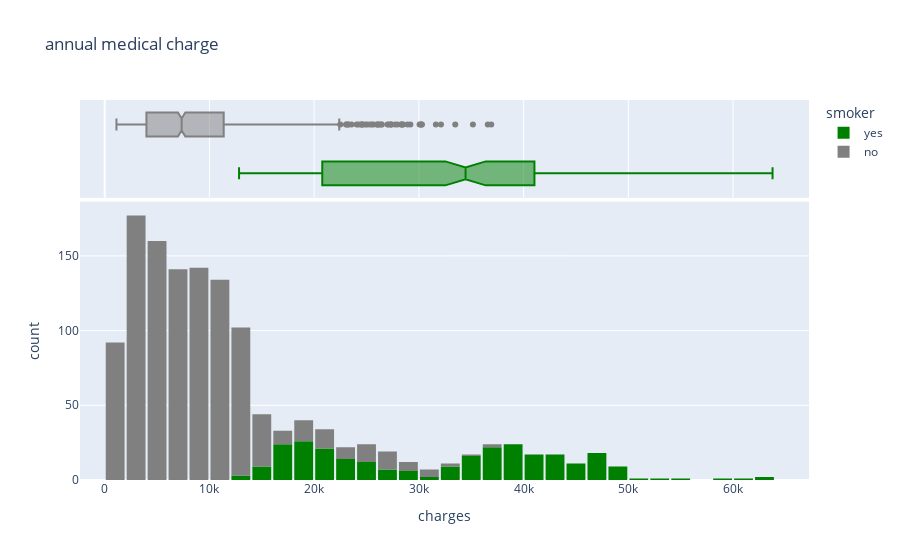

Source (notebook cell):
### Code cell
fig = px.histogram(medical_df,
                   x = 'charges',
                   marginal= 'box',
                   color='smoker',
                   color_discrete_sequence=['green', 'grey'],
                   title= 'annual medical charge' )
fig.update_layout(bargap=0.1)
fig.show()

### Figure 1 — Plotly figure (JSON) as saved in the notebook; plotly's stock layout.template omitted (floating-point values rounded to 4 significant figures; data arrays with more than 128 entries replaced by an {"elided": "..."} marker saying what was removed)
{"data": [{"bingroup": "x", "hovertemplate": "smoker=yes<br>charges=%{x}<br>count=%{y}<extra></extra>", "legendgroup": "yes", "marker": {"color": "green", "pattern": {"shape": ""}}, "name": "yes", "orientation": "v", "showlegend": true, "type": "histogram", "x": {"elided": "274 float values"}, "xaxis": "x", "yaxis": "y"}, {"hovertemplate": "smoker=yes<br>charges=%{x}<extra></extra>", "legendgroup": "yes", "marker": {"color": "green"}, "name": "yes", "notched": true, "showlegend": false, "type": "box", "x": {"elided": "274 float values"}, "xaxis": "x2", "yaxis": "y2"}, {"bingroup": "x", "hovertemplate": "smoker=no<br>charges=%{x}<br>count=%{y}<extra></extra>", "legendgroup": "no", "marker": {"color": "grey", "pattern": {"shape": ""}}, "name": "no", "orientation": "v", "showlegend": true, "type": "histogram", "x": {"elided": "1064 float values"}, "xaxis": "x", "yaxis": "y"}, {"hovertemplate": "smoker=no<br>charges=%{x}<extra></extra>", "legendgroup": "no", "marker": {"color": "grey"}, "name": "no", "notched": true, "showlegend": false, "type": "box", "x": {"elided": "1064 float values"}, "xaxis": "x2", "yaxis": "y2"}], "layout": {"bargap": 0.1, "barmode": "relative", "legend": {"title": {"text": "smoker"}, "tracegroupgap": 0}, "title": {"text": "annual medical charge"}, "xaxis": {"anchor": "y", "domain": [0, 1], "title": {"text": "charges"}}, "xaxis2": {"anchor": "y2", "domain": [0, 1], "matches": "x", "showgrid": true, "showticklabels": false}, "yaxis": {"anchor": "x", "domain": [0, 0.7326], "title": {"text": "count"}}, "yaxis2": {"anchor": "x2", "domain": [0.7426, 1], "matches": "y2", "showgrid": false, "showline": false, "showticklabels": false, "ticks": ""}}}
